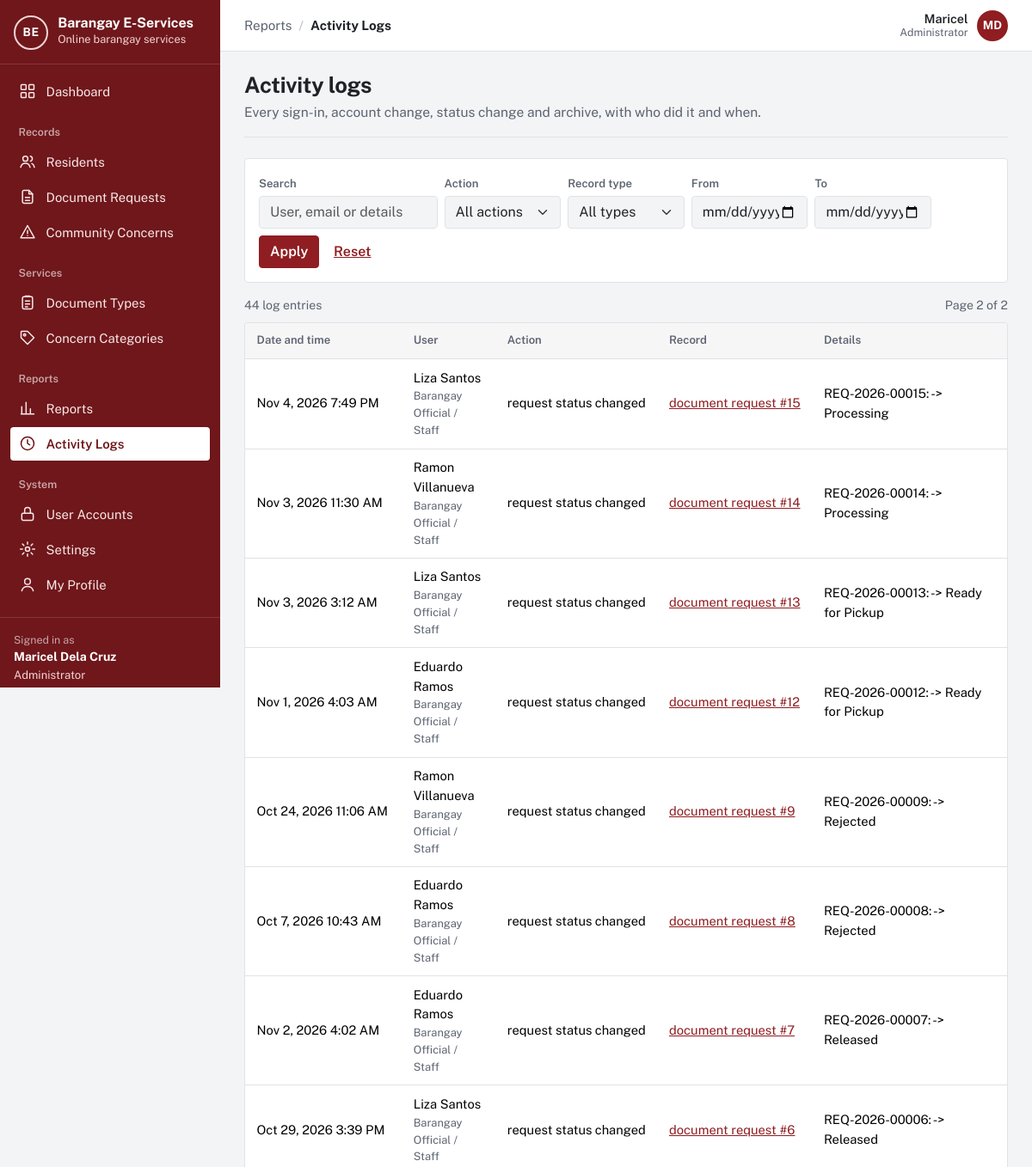
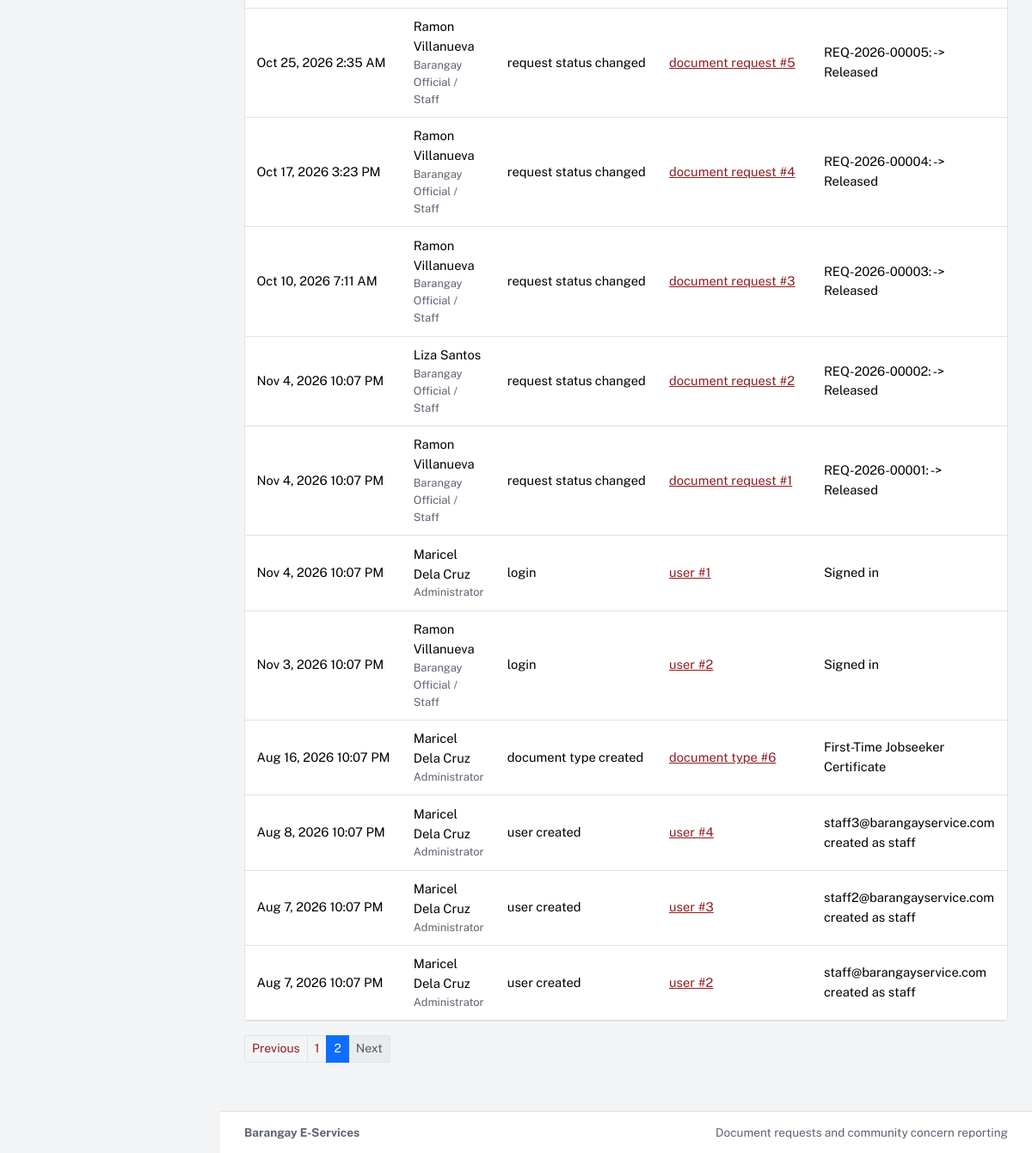
/barangay-eservicess2/admin/logs.php?page=2 (signed in), run on the app's committed database (2 pictures, top to bottom).
### tables this page shows
CREATE TABLE `users` (
  `user_id` int(10) UNSIGNED NOT NULL,
  `role_id` tinyint(3) UNSIGNED NOT NULL,
  `purok_id` smallint(5) UNSIGNED DEFAULT NULL,
  `first_name` varchar(60) NOT NULL,
  `last_name` varchar(60) NOT NULL,
  `email` varchar(120) NOT NULL,
  `contact_no` varchar(13) DEFAULT NULL,
  `street_address` varchar(150) DEFAULT NULL,
  `password_hash` varchar(255) NOT NULL,
  `email_verified_at` datetime DEFAULT NULL,
  `is_active` tinyint(1) NOT NULL DEFAULT 1,
  `failed_logins` tinyint(3) UNSIGNED NOT NULL DEFAULT 0,
  `locked_until` datetime DEFAULT NULL,
  `created_at` datetime NOT NULL DEFAULT current_timestamp(),
  `updated_at` datetime NOT NULL DEFAULT current_timestamp() ON UPDATE current_timestamp()
);

CREATE TABLE `roles` (
  `role_id` tinyint(3) UNSIGNED NOT NULL,
  `role_key` varchar(20) NOT NULL,
  `role_name` varchar(50) NOT NULL
);

CREATE TABLE `activity_logs` (
  `log_id` int(10) UNSIGNED NOT NULL,
  `user_id` int(10) UNSIGNED DEFAULT NULL,
  `action` varchar(60) NOT NULL,
  `entity_type` varchar(40) DEFAULT NULL,
  `entity_id` int(10) UNSIGNED DEFAULT NULL,
  `details` varchar(500) DEFAULT NULL,
  `ip_address` varchar(45) DEFAULT NULL,
  `created_at` datetime NOT NULL DEFAULT current_timestamp()
);

### barangay-eservicess2/app/lib/helpers.php (called while the page is built, shortened)
<?php
function e($value): string
{
    return htmlspecialchars((string) ($value ?? ''), ENT_QUOTES | ENT_SUBSTITUTE, 'UTF-8');
}
function base_path(): string
{
    static $base = null;
    if ($base === null) {
        $script = realpath($_SERVER['SCRIPT_FILENAME'] ?? '') ?: '';
        $root   = realpath(APP_ROOT) ?: APP_ROOT;
        $rel    = str_replace('\\', '/', substr($script, strlen($root)));
        $name   = str_replace('\\', '/', $_SERVER['SCRIPT_NAME'] ?? '');
        $base   = ($rel !== '' && str_ends_with($name, $rel)) ? substr($name, 0, -strlen($rel)) : '';
        $base   = rtrim($base, '/');
    }
    return $base;
}
function url(string $path = ''): string
{
    return base_path() . '/' . ltrim($path, '/');
}
function asset(string $path): string
{
    return url('assets/' . ltrim($path, '/'));
}
function query_param(string $key, string $default = ''): string
{
    $value = $_GET[$key] ?? $default;
    return is_string($value) ? trim($value) : $default;
}
function format_date(?string $datetime, string $format = 'M j, Y'): string
{
    return $datetime ? date($format, strtotime($datetime)) : '—';
}
function format_datetime(?string $datetime): string
{
    return format_date($datetime, 'M j, Y g:i A');
}
function full_name(array $row, string $prefix = ''): string
{
    return trim(($row[$prefix . 'first_name'] ?? '') . ' ' . ($row[$prefix . 'last_name'] ?? ''));
}
function paginate(int $total, int $perPage = 15): array
{
    $page = max(1, (int) ($_GET['page'] ?? 1));
    $totalPages = max(1, (int) ceil($total / $perPage));
    $page = min($page, $totalPages);
    return [$perPage, ($page - 1) * $perPage, $page, $totalPages];
}

### barangay-eservicess2/app/lib/auth.php (called while the page is built, shortened)
<?php
function current_user(bool $refresh = false): ?array
{
    static $user = false;
    if ($user !== false && !$refresh) {
        return $user;
    }
    $user = null;
    if (!empty($_SESSION['user_id'])) {
        $user = db_one(
            'SELECT u.user_id, u.first_name, u.last_name, u.email, u.contact_no, u.street_address, u.purok_id,
                    u.email_verified_at, u.is_active, u.created_at, r.role_key, r.role_name
               FROM users u JOIN roles r ON r.role_id = u.role_id
              WHERE u.user_id = ?',
            [(int) $_SESSION['user_id']]
        );
    }
    return $user;
}
function is_verified(?array $user = null): bool
{
    $user = $user ?? current_user();
    return $user !== null && !empty($user['email_verified_at']);
}
function home_path_for_role(?string $role): string
{
    return match ($role) {
        ROLE_ADMIN    => 'admin/dashboard.php',
        ROLE_STAFF    => 'staff/dashboard.php',
        ROLE_RESIDENT => 'resident/dashboard.php',
        default       => 'auth/login.php',
    };
}
function require_login(bool $mustBeVerified = true): array
{
    $user = current_user();
    return $user;
}
function require_role(string ...$roles): array
{
    $user = require_login();
    return $user;
}

### barangay-eservicess2/app/lib/db.php (called while the page is built, shortened)
<?php
function db(): mysqli
{
    static $conn = null;
    if ($conn === null) {
        $conn = new mysqli(
            config('db.host'),
            config('db.user'),
            config('db.password'),
            config('db.name'),
            (int) config('db.port', 3306)
        );
        $conn->set_charset('utf8mb4');
        $conn->query("SET time_zone = '+08:00'");
    }
    return $conn;
}
function db_query(string $sql, array $params = []): mysqli_stmt
{
    $stmt = db()->prepare($sql);
    if ($params) {
        $types = '';
        foreach ($params as $p) {
            $types .= is_int($p) ? 'i' : (is_float($p) ? 'd' : 's');
        }
        $stmt->bind_param($types, ...array_values($params));
    }
    $stmt->execute();
    return $stmt;
}
function db_all(string $sql, array $params = []): array
{
    $result = db_query($sql, $params)->get_result();
    return $result ? $result->fetch_all(MYSQLI_ASSOC) : [];
}
function db_one(string $sql, array $params = []): ?array
{
    $result = db_query($sql, $params)->get_result();
    $row = $result ? $result->fetch_assoc() : null;
    return $row ?: null;
}
function db_value(string $sql, array $params = [])
{
    $row = db_one($sql, $params);
    return $row ? reset($row) : null;
}

### barangay-eservicess2/admin/logs.php (the view, shortened to what this page needs)
<?php
require __DIR__ . '/../app/bootstrap.php';
$admin = require_role(ROLE_ADMIN);
$actions = array_column(db_all('SELECT DISTINCT action FROM activity_logs ORDER BY action'), 'action');
$entities = array_column(db_all('SELECT DISTINCT entity_type FROM activity_logs WHERE entity_type IS NOT NULL ORDER BY entity_type'), 'entity_type');
$f = [
    'q'      => query_param('q'),
    'action' => in_array(query_param('action'), $actions, true) ? query_param('action') : '',
    'entity' => in_array(query_param('entity'), $entities, true) ? query_param('entity') : '',
    'from'   => preg_match('/^\d{4}-\d{2}-\d{2}$/', query_param('from')) ? query_param('from') : '',
    'to'     => preg_match('/^\d{4}-\d{2}-\d{2}$/', query_param('to')) ? query_param('to') : '',
];
$where = [];
$params = [];
$whereSql = $where ? 'WHERE ' . implode(' AND ', $where) : '';
$from = "FROM activity_logs l LEFT JOIN users u ON u.user_id = l.user_id LEFT JOIN roles r ON r.role_id = u.role_id $whereSql";
$total = (int) db_value("SELECT COUNT(*) $from", $params);
[$limit, $offset, $page, $pages] = paginate($total, 25);
$rows = db_all(
    "SELECT l.*, u.first_name, u.last_name, u.email, r.role_name $from ORDER BY l.log_id DESC LIMIT ? OFFSET ?",
    array_merge($params, [$limit, $offset])
);
function record_link(?string $type, ?int $id): string
{
    $path = match ($type) {
        'document_request' => 'request.php?id=',
        'concern'          => 'concern.php?id=',
        'user'             => 'admin/user-form.php?id=',
        'document_type'    => 'admin/document-type-form.php?id=',
        'concern_category' => 'admin/categories.php?edit=',
        default            => null,
    };
    $label = e(str_replace('_', ' ', $type) . ' #' . $id);
    return $path ? '<a href="' . e(url($path . $id)) . '">' . $label . '</a>' : $label;
}
$activeNav = 'logs';
require APP_ROOT . '/app/views/header.php';
?>
<div class="page-head"><div><h1>Activity logs</h1><p>Every sign-in, account change, status change and archive, with who did it and when.</p></div></div>
<form class="filters" method="get" role="search">
  <div class="row g-2 align-items-end">
    <div class="col-md-3"><label class="form-label" for="q">Search</label><input class="form-control" id="q" name="q" value="<?= e($f['q']) ?>" placeholder="User, email or details"></div>
    <div class="col-6 col-md-2"><label class="form-label" for="action">Action</label>
      <select class="form-select" id="action" name="action"><option value="">All actions</option>
        <?php foreach ($actions as $a): ?><option value="<?= e($a) ?>" <?= $f['action'] === $a ? 'selected' : '' ?>><?= e(str_replace('_', ' ', $a)) ?></option><?php endforeach; ?></select></div>
    <div class="col-6 col-md-2"><label class="form-label" for="entity">Record type</label>
      <select class="form-select" id="entity" name="entity"><option value="">All types</option>
        <?php foreach ($entities as $en): ?><option value="<?= e($en) ?>" <?= $f['entity'] === $en ? 'selected' : '' ?>><?= e(str_replace('_', ' ', $en)) ?></option><?php endforeach; ?></select></div>
    <div class="col-6 col-md-2"><label class="form-label" for="from">From</label><input type="date" class="form-control" id="from" name="from" value="<?= e($f['from']) ?>"></div>
    <div class="col-6 col-md-2"><label class="form-label" for="to">To</label><input type="date" class="form-control" id="to" name="to" value="<?= e($f['to']) ?>"></div>
    <div class="col-auto"><button class="btn btn-primary" type="submit">Apply</button> <a class="btn btn-link" href="<?= e(url('admin/logs.php')) ?>">Reset</a></div>
  </div>
</form>
<div class="result-meta"><span><?= $total ?> log entries</span><?php if ($pages > 1): ?><span>Page <?= $page ?> of <?= $pages ?></span><?php endif; ?></div>
<div class="table-wrap">
  <?php if (!$rows): ?><div class="empty"><p>No log entries match these filters.</p></div><?php else: ?>
  <table class="table">
    <thead><tr><th scope="col">Date and time</th><th scope="col">User</th><th scope="col">Action</th><th scope="col">Record</th><th scope="col">Details</th><th scope="col">IP address</th></tr></thead>
    <tbody>
    <?php foreach ($rows as $l): ?>
      <tr>
        <td class="nowrap"><?= e(format_datetime($l['created_at'])) ?></td>
        <td><?php if ($l['first_name']): ?><?= e(full_name($l)) ?><div class="small text-muted"><?= e($l['role_name']) ?></div><?php else: ?><span class="text-muted">Guest</span><?php endif; ?></td>
        <td class="nowrap"><?= e(str_replace('_', ' ', $l['action'])) ?></td>
        <td class="nowrap"><?= record_link($l['entity_type'], $l['entity_id'] !== null ? (int) $l['entity_id'] : null) ?></td>
        <td><?= e($l['details']) ?></td>
      </tr>
    <?php endforeach; ?>
    </tbody>
  </table>
  <?php endif; ?>
</div>
<?php require APP_ROOT . '/app/views/pagination.php'; ?>
<?php require APP_ROOT . '/app/views/footer.php'; ?>

### barangay-eservicess2/app/views/header.php (shortened to what this page needs)
<?php
$user = current_user();
$role = $user['role_key'] ?? null;
$verified = $user && is_verified($user);
$activeNav = $activeNav ?? '';
$appLayout = $user && $verified;
$groups = [];
if ($appLayout && $role === ROLE_ADMIN) {
    $groups = [
        '' => ['dashboard' => ['admin/dashboard.php', 'Dashboard', 'dashboard']],
        'Records' => [
            'residents' => ['residents.php', 'Residents', 'residents'],
            'requests'  => ['requests.php', 'Document Requests', 'document'],
            'concerns'  => ['concerns.php', 'Community Concerns', 'concern'],
        ],
        'Services' => [
            'doctypes'   => ['admin/document-types.php', 'Document Types', 'services'],
            'categories' => ['admin/categories.php', 'Concern Categories', 'category'],
        ],
        'Reports' => [
            'reports' => ['reports.php', 'Reports', 'reports'],
            'logs'    => ['admin/logs.php', 'Activity Logs', 'logs'],
        ],
        'System' => [
            'users'    => ['admin/users.php', 'User Accounts', 'accounts'],
            'settings' => ['admin/settings.php', 'Settings', 'settings'],
            'profile'  => ['profile.php', 'My Profile', 'profile'],
        ],
    ];
}
$crumbGroup = '';
$crumbItem = $pageTitle ?? '';
foreach ($groups as $label => $items) {
    if (isset($items[$activeNav])) {
        $crumbGroup = $label;
        $crumbItem = $items[$activeNav][1];
    }
}
?><!doctype html>
<html lang="en">
<head>
  <link rel="stylesheet" href="<?= e(asset('vendor/bootstrap/bootstrap.min.css')) ?>">
  <link rel="stylesheet" href="<?= e(asset('css/app.css')) ?>">
</head>
<body class="<?= $appLayout ? 'app-body' : 'public-body' ?>">
<?php if ($appLayout): ?>
<div class="app-shell">
  <aside class="sidebar offcanvas-lg offcanvas-start" id="sidebar" tabindex="-1" aria-label="Main navigation">
    <div class="sidebar-brand">
      <a class="brand" href="<?= e(url(home_path_for_role($role))) ?>">
        <?= render_app_mark() ?>
        <span class="brand-text">
          <span class="brand-name"><?= e(app_name()) ?></span>
          <span class="brand-sub">Online barangay services</span>
        </span>
      </a>
    </div>
    <nav class="sidebar-nav">
      <?php foreach ($groups as $label => $items): ?>
        <?php if ($label !== ''): ?><div class="sidebar-heading"><?= e($label) ?></div><?php endif; ?>
        <ul class="sidebar-list">
          <?php foreach ($items as $key => [$path, $itemLabel, $iconName]): ?>
            <li>
              <a class="sidebar-link<?= $key === $activeNav ? ' active' : '' ?>" <?= $key === $activeNav ? 'aria-current="page"' : '' ?> href="<?= e(url($path)) ?>">
                <?= icon($iconName) ?><span><?= e($itemLabel) ?></span>
              </a>
            </li>
          <?php endforeach; ?>
        </ul>
      <?php endforeach; ?>
    </nav>
    <div class="sidebar-user">
      <div class="sidebar-user-label">Signed in as</div>
      <div class="sidebar-user-name"><?= e(full_name($user)) ?></div>
      <div class="sidebar-user-role"><?= e($user['role_name']) ?></div>
      <form method="post" action="<?= e(url('auth/logout.php')) ?>">
      </form>
    </div>
  </aside>
  <div class="app-main">
    <header class="topbar">
      <nav class="topbar-crumb" aria-label="You are here">
        <?php if ($crumbGroup !== ''): ?><span class="crumb-group"><?= e($crumbGroup) ?></span><span class="crumb-sep" aria-hidden="true">/</span><?php endif; ?>
        <span class="crumb-item"><?= e($crumbItem) ?></span>
      </nav>
      <div class="topbar-user">
        <span class="topbar-user-text"><span class="topbar-user-name"><?= e($user['first_name']) ?></span><span class="topbar-user-role"><?= e($user['role_name']) ?></span></span>
        <a class="avatar" href="<?= e(url('profile.php')) ?>" title="My profile" aria-label="My profile"><?= e(mb_strtoupper(mb_substr($user['first_name'], 0, 1) . mb_substr($user['last_name'], 0, 1))) ?></a>
      </div>
    </header>
    <main id="main" class="page">
<?php endif; ?>

### data on the page
users: full_name($user) "Maricel Dela Cruz", role.role_name "Administrator", first_name "Maricel", first_name+last_name "MD"
activity_logs: created_at "Nov 4, 2026 7:49 PM", user.last_name "Liza Santos", roles.role_name "Barangay Official / Staff", action "request status changed", entity "document request #15", details "REQ-2026-00015: -> Processing"
activity_logs: created_at "Nov 3, 2026 11:30 AM", user.last_name "Ramon Villanueva", roles.role_name "Barangay Official / Staff", action "request status changed", entity "document request #14", details "REQ-2026-00014: -> Processing"
activity_logs: created_at "Nov 3, 2026 3:12 AM", user.last_name "Liza Santos", roles.role_name "Barangay Official / Staff", action "request status changed", entity "document request #13", details "REQ-2026-00013: -> Ready for Pickup"
activity_logs: created_at "Nov 1, 2026 4:03 AM", user.last_name "Eduardo Ramos", roles.role_name "Barangay Official / Staff", action "request status changed", entity "document request #12", details "REQ-2026-00012: -> Ready for Pickup"
activity_logs: created_at "Oct 24, 2026 11:06 AM", user.last_name "Ramon Villanueva", roles.role_name "Barangay Official / Staff", action "request status changed", entity "document request #9", details "REQ-2026-00009: -> Rejected"
activity_logs: created_at "Oct 7, 2026 10:43 AM", user.last_name "Eduardo Ramos", roles.role_name "Barangay Official / Staff", action "request status changed", entity "document request #8", details "REQ-2026-00008: -> Rejected"
activity_logs: created_at "Nov 2, 2026 4:02 AM", user.last_name "Eduardo Ramos", roles.role_name "Barangay Official / Staff", action "request status changed", entity "document request #7", details "REQ-2026-00007: -> Released"
activity_logs: created_at "Oct 29, 2026 3:39 PM", user.last_name "Liza Santos", roles.role_name "Barangay Official / Staff", action "request status changed", entity "document request #6", details "REQ-2026-00006: -> Released"
activity_logs: created_at "Oct 25, 2026 2:35 AM", user.last_name "Ramon Villanueva", roles.role_name "Barangay Official / Staff", action "request status changed", entity "document request #5", details "REQ-2026-00005: -> Released"
activity_logs: created_at "Oct 17, 2026 3:23 PM", user.last_name "Ramon Villanueva", roles.role_name "Barangay Official / Staff", action "request status changed", entity "document request #4", details "REQ-2026-00004: -> Released"
activity_logs: created_at "Oct 10, 2026 7:11 AM", user.last_name "Ramon Villanueva", roles.role_name "Barangay Official / Staff", action "request status changed", entity "document request #3", details "REQ-2026-00003: -> Released"
activity_logs: created_at "Nov 4, 2026 10:07 PM", user.last_name "Liza Santos", roles.role_name "Barangay Official / Staff", action "request status changed", entity "document request #2", details "REQ-2026-00002: -> Released"
activity_logs: created_at "Nov 4, 2026 10:07 PM", user.last_name "Ramon Villanueva", roles.role_name "Barangay Official / Staff", action "request status changed", entity "document request #1", details "REQ-2026-00001: -> Released"
activity_logs: created_at "Nov 4, 2026 10:07 PM", user.last_name "Maricel Dela Cruz", roles.role_name "Administrator", action "login", entity "user #1", details "Signed in"
activity_logs: created_at "Nov 3, 2026 10:07 PM", user.last_name "Ramon Villanueva", roles.role_name "Barangay Official / Staff", action "login", entity "user #2", details "Signed in"
activity_logs: created_at "Aug 16, 2026 10:07 PM", user.last_name "Maricel Dela Cruz", roles.role_name "Administrator", action "document type created", entity "document type #6", details "First-Time Jobseeker Certificate"
activity_logs: created_at "Aug 8, 2026 10:07 PM", user.last_name "Maricel Dela Cruz", roles.role_name "Administrator", action "user created", entity "user #4", details "staff3@barangayservice.com created as staff"
activity_logs: created_at "Aug 7, 2026 10:07 PM", user.last_name "Maricel Dela Cruz", roles.role_name "Administrator", action "user created", entity "user #3", details "staff2@barangayservice.com created as staff"
activity_logs: created_at "Aug 7, 2026 10:07 PM", user.last_name "Maricel Dela Cruz", roles.role_name "Administrator", action "user created", entity "user #2", details "staff@barangayservice.com created as staff"

### other printed values
app_name() "Barangay E-Services"
$itemLabel "Dashboard"
$label "Records"
$itemLabel "Residents"
$itemLabel "Document Requests"
$itemLabel "Community Concerns"
$label "Services"
$itemLabel "Document Types"
$itemLabel "Concern Categories"
$label "Reports"
$itemLabel "Reports"
$itemLabel "Activity Logs"
$label "System"
$itemLabel "User Accounts"
$itemLabel "Settings"
